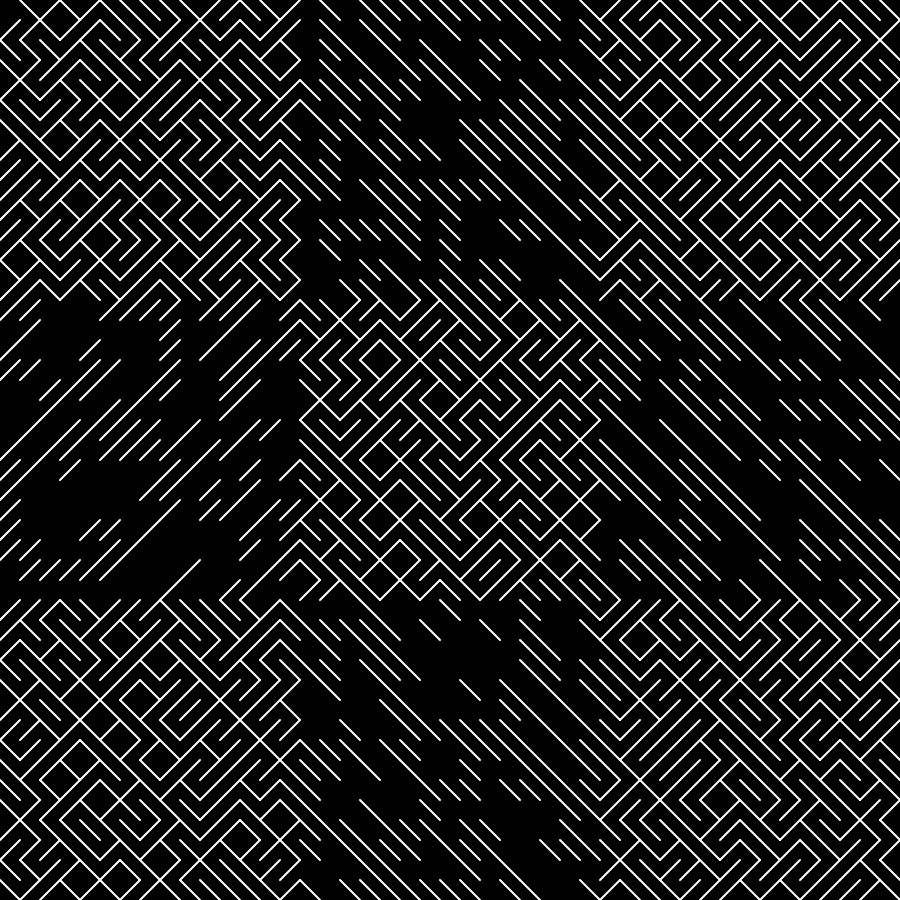
Frame 1 (no input)
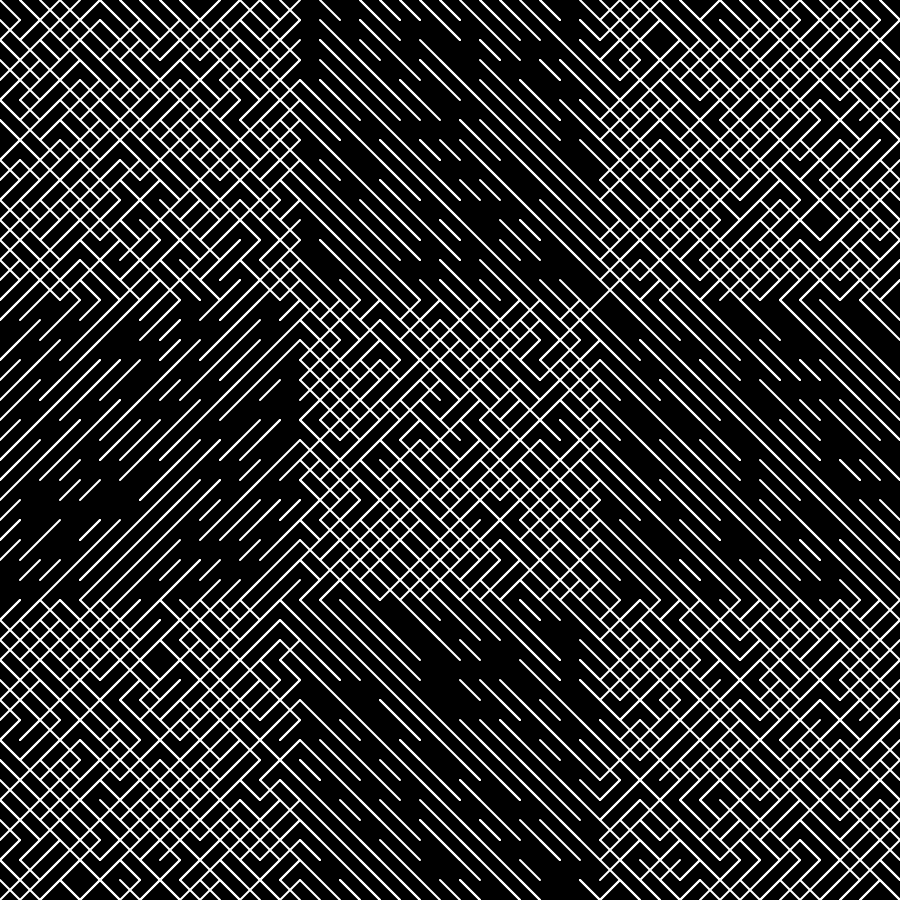
Frame 2 (the mouse pressed at the canvas centre, redrawn once)

The p5.js sketch that drew these frames (run headless with seeded random() and noise() and a simulated clock; the mouse was pressed at the canvas centre and the sketch redrawn once):

// p5.js sketch
// ── sketch.js
var x = 0;
var y = 0;
var offset = 20;
var hu = 0;

function setup() {
  createCanvas(900, 900);
  colorMode(HSB)
  background(0);
}

var w1 = 1;
var w2 = 16;
var m;

function makeWall(m,n){
  while(true){
    if(y > height/3 - offset){
      x = 0;
      y = 0;
      break;
    }
    if (random(1) < 0.50){
      stroke(255)
      if (m >= 1){
        strokeWeight(0);
      } else{
        strokeWeight(2);
      }
      /*if (y < height/2){
        strokeWeight(map(y,0,height/2,w1,w2));
      } else {
        strokeWeight(map(y,0,height/2,w2,w1));
      }*/
      line(x,y, x+offset, y+offset);
    }else{
      if (n >= 1){
        strokeWeight(0);
      } else{
        strokeWeight(2);
      }

      line(x,y+offset, x+offset, y);
    }
    x = x + offset;
    if (x > width/3 - offset){
      x = 0;
      y = y+offset;
    }
  }
  return;
  
}


function draw() {
  makeWall(0,0);
  translate(width/3,0);
  makeWall(0,1);
  translate(width/3,0);
  makeWall(0,0);
  translate(-2*width/3,height/3);
  makeWall(1,0);
  translate(width/3,0);
  makeWall(0,0);
  translate(width/3,0);
  makeWall(0,1);
  translate(-2*width/3,height/3);
  makeWall(0,0);
  translate(width/3,0);
  makeWall(0,1);
  translate(width/3,0);
  makeWall(0,0);
  noLoop();
  //makeWall();

}
